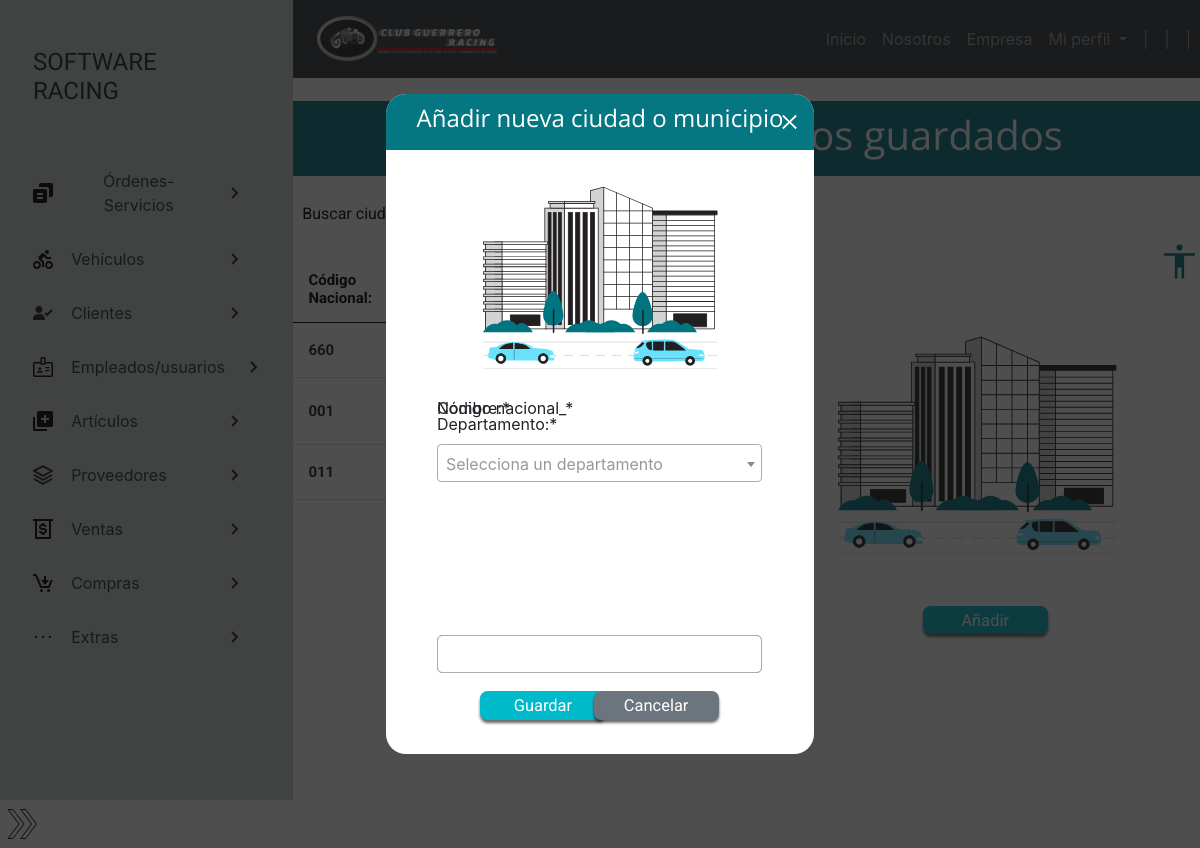
The app's page /extras/ciudades-municipios/ (signed in) with its own data.
### usuarios/models.py (models this page shows, shortened)
class Ciudades(models.Model):
    id_ciudad = models.CharField(max_length=10, verbose_name="Código nacional_")
    ciu_nombre = models.CharField(max_length=45, verbose_name="Nombre:")
    tbl_departamento_iddepart = models.ForeignKey(
        Departamentos, on_delete=models.CASCADE, verbose_name="Departamento:")
    class Estado(models.TextChoices):
        ACTIVO = '1', _('Activo')
        INACTIVO = '0', _('Inactivo')
    ciu_estado = models.CharField(
        max_length=1, choices=Estado.choices, default=Estado.ACTIVO, verbose_name="Estado:")

### usuarios/views.py (the view)
# urls.py: path('extras/ciudades-municipios/', ciudades, name='ciudades'),
@login_required(login_url='login')
@permission_required('usuarios.view_ciudades')
def ciudades(request):
    titulo = "Ciudades y municipios"
    ciudades = Ciudades.objects.filter(ciu_estado = '1')
    busqueda = request.GET.get('ciu_busqueda')
    if busqueda:
        ciudades = Ciudades.objects.filter(
            Q(id_ciudad__icontains = busqueda) |
            Q(ciu_nombre__icontains = busqueda)
        ).distinct()
    if request.method == "POST":
        form = CiudadesForm(request.POST)
        if form.is_valid():
            form.save()
            messages.success(
                request,f"Se agregó la ciudad o municipio {request.POST['ciu_nombre']} exitosamente"
            )
            return redirect('ciudades')
        else:
            messages.error(
                request,f"Se ha producido un error al guardar la ciudad"
            )
    else:
        form = CiudadesForm()
    context = {
        'titulo': titulo,
        'ciudades': ciudades,
        'form': form
    }
    return render(request, 'usuarios/interfaz_ciu_municipios.html', context)

### usuarios/forms.py
class CiudadesForm(forms.ModelForm):
    class Meta:
        model= Ciudades
        exclude = ['ciu_estado']

### main/context_processors.py (called while the page is built)
def sesion(request):
    usuario_actual = request.user
    image_user = r"../media/images/usuarios/default.png"
    if request.user.is_authenticated:
        if Empleados.objects.filter(user_id=usuario_actual.id):
            image_user = Empleados.objects.get(user_id=usuario_actual.id).emp_foto.url
    context = {
        'usuario_actual':usuario_actual,
        'image_user':image_user
    }
    return context

### usuarios/models.py (called while the page is built)
    def __str__(self) -> str:
        return "%s" % (self.dep_nombre)

### main/templates/usuarios/interfaz_ciu_municipios.html (shortened to what this page needs)
{% extends 'partials/bodyApp.html' %}
{% load crispy_forms_tags %}
{% load static %}
{% block css %}
<link rel="stylesheet" href="{% static 'css/interfaz_ciu_municipios.css' %}">
{% endblock css %}
{% block contenido %}
<section>
    <div class="titulo_superior">
        <h2>Ciudades y municipios guardados</h2>
    </div>
    <div class="contenedor_form">
        <form method="GET">
            <label for="CiuBusqueda" class="label_buscar">Buscar ciudad:</label>
            <button type="submit" id="btn_mostrar_filtro" class="btn btn-outline-success"></button>
        </form>
    </div>
    <div class="contenedor_tabla">
        <table>
            <thead>
                <tr>
                    <th>Código Nacional:</th>
                    <th>Ciudad o municipio</th>
                    <th>Departamento</th>
                    {% if perms.usuarios.delete_ciudades or perms.usuarios.change_ciudades %}
                    <th>Acciones</th>
                    {% endif %}
                </tr>
            </thead>
            <tbody>
                {% for ciudad in ciudades %}
                <tr>
                        <td>{{ciudad.id_ciudad}}</td>
                        <td>{{ciudad.ciu_nombre}}</td>
                        <td>{{ciudad.tbl_departamento_iddepart}}</td>
                        {% if perms.usuarios.delete_ciudades or perms.usuarios.change_ciudades %}
                        <td>
                            {% if perms.usuarios.change_ciudades %}
                            <a href="{% url 'editar_ciudad' ciudad.pk %}">
                            </a>
                            {% endif %}
                        </td>
                        {% endif %}
                </tr>
                {% endfor %}
            </tbody>
        </table>
    </div>
    <img src="{% static 'img/ilustracion_ciudades.svg' %}" alt="Ilustración relativa a ciudades" id="img1">
    {% if perms.usuarios.add_ciudades %}
    <a href="#" id="btn_anadir" title="Añadir nueva ciudad">Añadir</a>
    {% endif %}
</section>
<section class="modal-form ">
    <div class="container_modal-form">
        <div class="container_h2-form">
            <h2>Añadir nueva ciudad o municipio</h2>
            <a href="#" class="modal_close-form container_cerrar-form">
                <img src="{% static 'img/cerrar.svg' %}" alt="">
            </a>
        </div>
        <img src="{% static 'img/ilustracion_ciudades.svg' %}" alt="Imagen ilustrativa a ciudades" id="img2">
        {% if perms.usuarios.add_ciudades %}
        <form action="" method="POST">
            {{form|crispy}}
            <div class="frame_b">
                <button type="submit" value="Guardar" id="btn_guardar">Guardar</button>
                <button type="reset" value="Cacelar" id="btn_cancelar">Cancelar</button>
            </div>
        </form>
        {% endif %}
    </div>
</section>
{% endblock contenido %}

### static/css/frm_secundaria.css (style rules this page uses)
* { margin: 0; padding: 0; box-sizing: border-box; }
html, body { overflow-y: none; }
html { width: 100%; height: 100%; }
.eliminar_scroll { width: 100%; height: 100vh; overflow: hidden; }

### records on screen
Ciudades: id_ciudad "660"
Ciudades: id_ciudad "001"
Ciudades: id_ciudad "011"
